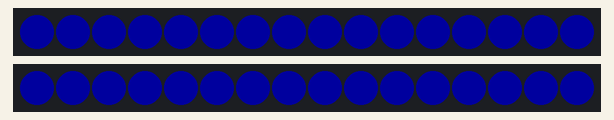
Simulated run of this sketch. Board: Arduino Uno, built with avr-gcc and run on an emulated ATmega328P. On the bench: 2 × 16 RGB LEDs in strip order, left to right. Dim RGB values are drawn brighter than linear.

Above: at 7.56 s.
At 8.52 s:
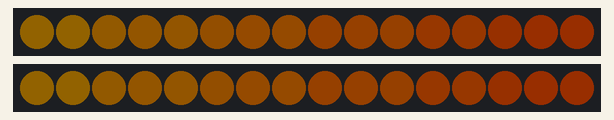
At 9.16 s:
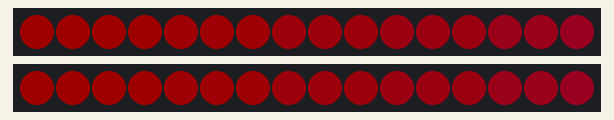
At 9.79 s:
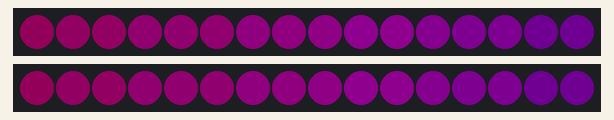
At 12.01 s:
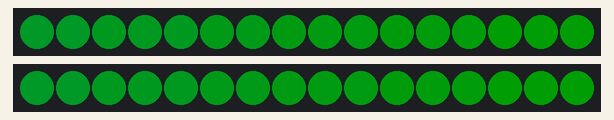
At 36.42 s:
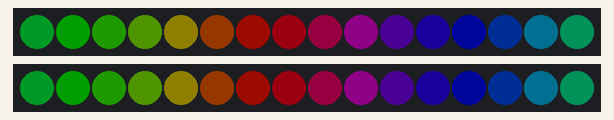

The sketch:

Neo_Pixel.ino
```cpp
#include <Adafruit_NeoPixel.h>

#define P1 7
#define P2 8
// Parameter 1 = number of pixels in strip
// Parameter 2 = pin number (most are valid)
// Parameter 3 = pixel type flags, add together as needed:
//   NEO_KHZ800  800 KHz bitstream (most NeoPixel products w/WS2812 LEDs)
//   NEO_KHZ400  400 KHz (classic 'v1' (not v2) FLORA pixels, WS2811 drivers)
//   NEO_GRB     Pixels are wired for GRB bitstream (most NeoPixel products)
//   NEO_RGB     Pixels are wired for RGB bitstream (v1 FLORA pixels, not v2)
Adafruit_NeoPixel strip1 = Adafruit_NeoPixel(16, P1, NEO_GRB + NEO_KHZ800);
Adafruit_NeoPixel strip2 = Adafruit_NeoPixel(16, P2, NEO_GRB + NEO_KHZ800);

void setup(){
  strip1.begin();
  strip1.setBrightness(30); //adjust brightness here
  strip1.show(); // Initialize all pixels to 'off'
  strip2.begin();
  strip2.setBrightness(30); //adjust brightness here
  strip2.show(); // Initialize all pixels to 'off'
}

void loop() {
  // Some example procedures showing how to display to the pixels:
  colorWipe(); // Red
  colorWipe(); // Green
  colorWipe(); // Blue
  rainbow();
  rainbowCycle();
}

// Fill the dots one after the other with a color
void colorWipe() {
  uint8_t wait = 50;
  uint32_t c1=strip1.Color(255, 0, 0);
  uint32_t c2=strip2.Color(255, 0, 0);
  for(uint16_t i=0; i<strip1.numPixels(); i++) {
      strip1.setPixelColor(i, c1);
      strip1.show();
      strip2.setPixelColor(i, c2);
      strip2.show();
      delay(wait);
  }
  uint32_t c3=strip1.Color(0, 255, 0);
  uint32_t c4=strip2.Color(0, 255, 0);
  for(uint16_t i=0; i<strip1.numPixels(); i++) {
      strip1.setPixelColor(i, c3);
      strip1.show();
      strip2.setPixelColor(i, c4);
      strip2.show();
      delay(wait);
  }
  uint32_t c5=strip1.Color(0, 0, 255);
  uint32_t c6=strip2.Color(0, 0, 255);
  for(uint16_t i=0; i<strip1.numPixels(); i++) {
      strip1.setPixelColor(i, c5);
      strip1.show();
      strip2.setPixelColor(i, c6);
      strip2.show();
      delay(wait);
  }
}

void rainbow() {
  uint8_t wait=16;
  uint16_t i, j;

  for(j=0; j<256; j++) {
    for(i=0; i<strip1.numPixels(); i++) {
      strip1.setPixelColor(i, Wheel1((i+j) & 255));
      strip2.setPixelColor(i, Wheel2((i+j) & 255));
    }
    strip1.show();
    strip2.show();
    delay(wait);
  }
}

// Slightly different, this makes the rainbow equally distributed throughout
void rainbowCycle() {
  uint8_t wait = 16;
  uint16_t i, j;

  for(j=0; j<256*5; j++) { // 5 cycles of all colors on wheel
    for(i=0; i< strip1.numPixels(); i++) {
      strip1.setPixelColor(i, Wheel1(((i * 256 / strip1.numPixels()) + j) & 255));
      strip2.setPixelColor(i, Wheel2(((i * 256 / strip2.numPixels()) + j) & 255));
    }
    strip1.show();
    strip2.show();
    delay(wait);
  }
}

// Input a value 0 to 255 to get a color value.
// The colours are a transition r - g - b - back to r.
uint32_t Wheel1(byte WheelPos) {
  if(WheelPos < 85) {
   return strip1.Color(WheelPos * 3, 255 - WheelPos * 3, 0);
  } else if(WheelPos < 170) {
   WheelPos -= 85;
   return strip1.Color(255 - WheelPos * 3, 0, WheelPos * 3);
  } else {
   WheelPos -= 170;
   return strip1.Color(0, WheelPos * 3, 255 - WheelPos * 3);
  }
}
uint32_t Wheel2(byte WheelPos) {
  if(WheelPos < 85) {
   return strip2.Color(WheelPos * 3, 255 - WheelPos * 3, 0);
  } else if(WheelPos < 170) {
   WheelPos -= 85;
   return strip2.Color(255 - WheelPos * 3, 0, WheelPos * 3);
  } else {
   WheelPos -= 170;
   return strip2.Color(0, WheelPos * 3, 255 - WheelPos * 3);
  }
}
```
